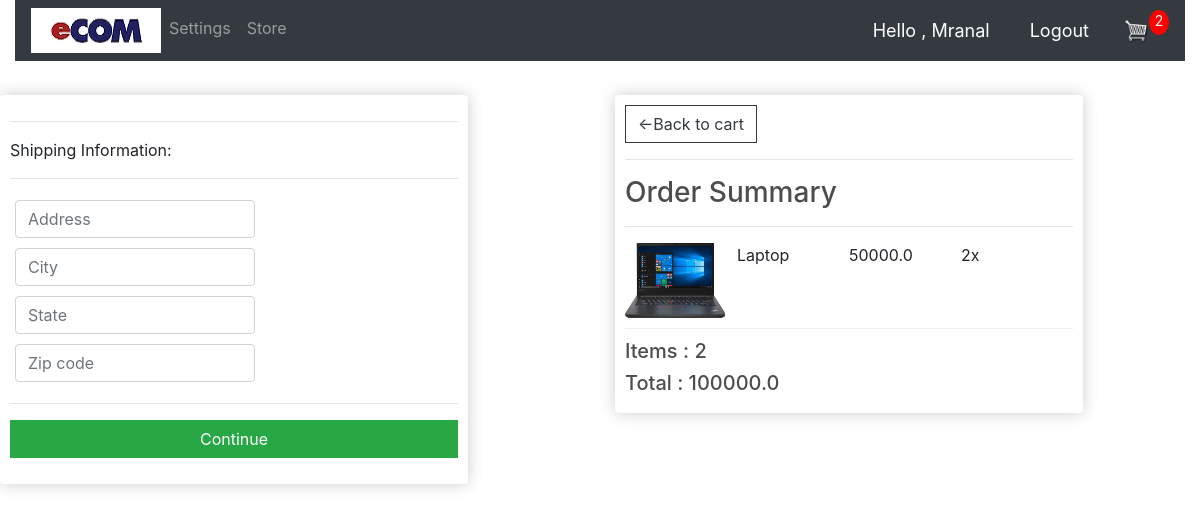
The page /checkout (signed in) on the database its author committed.
### ecom/models.py (models this page shows, shortened)
class OrderItem(models.Model):
	product = models.ForeignKey(Product, on_delete=models.SET_NULL, null=True)
	order = models.ForeignKey(Order, on_delete=models.SET_NULL, null=True)
	quantity = models.IntegerField(default=0, null=True, blank=True)
	date_added = models.DateTimeField(auto_now_add=True)
	@property
	def get_total(self):
		total = self.product.price * self.quantity
		return total
	def __str__(self):
		return str(self.product)

class Product(models.Model):
	name = models.CharField(max_length=200)
	price = models.FloatField()
	digital = models.BooleanField(default=False, null=True, blank=True)
	img = models.ImageField(null = True)
	def __str__(self):
		return str(self.name)

class Order(models.Model):
	customer = models.ForeignKey(Customer, on_delete=models.SET_NULL, null=True, blank=True)
	date_ordered = models.DateTimeField(auto_now_add=True)
	complete = models.BooleanField(default=False)
	transaction_id = models.CharField(max_length=100, null=True)
	@property
	def shipping(self):
		shipping = False
		order_item = self.orderitem_set.all()
		for i in order_item:
			if i.product.digital == False:
				shipping = True
		return shipping
	@property
	def get_cart_total(self):
		order_item = self.orderitem_set.all()
		print('Order Item :', order_item)
		total = sum(item.get_total for item in order_item)
		return total
	@property
	def get_cart_total_item(self):
		order_item = self.orderitem_set.all()
		total = sum(item.quantity for item in order_item)
		return total

### ecom/views.py (the view)
# urls.py: path('checkout', views.checkout, name = 'checkout'),
def checkout(request):
    data = cartData(request)
    cartItems = data['cartItems']
    order = data['order']
    items = data['items']
    return render(request, 'checkout.html', {'items':items, 'order':order, 'cartItems':cartItems, 'shipping' :False })

### ecom/utils.py (called while the page is built)
def cartData(request):
	if request.user.is_authenticated:
		customer = request.user.customer
		order, created = Order.objects.get_or_create(customer=customer, complete=False)
		items = order.orderitem_set.all()
		print('Items :', items)
		cartItems = order.get_cart_total_item
	else:
		cookieData = cookieCart(request)
		cartItems = cookieData['cartItems']
		order = cookieData['order']
		items = cookieData['items']
	return {'cartItems':cartItems ,'order':order, 'items':items}

### templates/checkout.html (shortened to what this page needs)
{% extends 'main.html' %}
{% block content %}
{% include 'navbar.html' %}
<br>
<div class = 'row'>
    <div class = 'col-lg-6'>
        <div class = 'box-element' id = 'form-wrapper'>
            <form id = 'form'>
                <div id = 'shipping-info'>
                    <hr>
				    <p>Shipping Information:</p>
				    <hr>
                    <div class = 'form-field'>
                        <input class = 'form-control' type = 'text' name = 'address' placeholder = 'Address' required>
                    </div>
                    <div class = 'form-field'>
                        <input class = 'form-control' type = 'text' name = 'city' placeholder = 'City' required>
                    </div>
                    <div class = 'form-field'>
                        <input class = 'form-control' type = 'text' name = 'state' placeholder = 'State' required>
                    </div>
                    <div class = 'form-field'>
                        <input class = 'form-control' type = 'text' name = 'zipcode' placeholder = 'Zip code' required>
                    </div>
                </div>
                <hr>
                <input id = 'form-button' class = 'btn btn-success btn-block' type = 'submit' value = 'Continue'>
            </form>
        </div>
        <br>
    </div>
    <div class = 'col-lg-6'>
        <div class = 'box-element'>
            <a class = 'btn btn-outline-dark' href = "{% url 'cart' %}">&#x2190;Back to cart</a>
            <hr>
            <h3>Order Summary</h3>
            <hr>
            {% for item in items %}
            <div class='cart-row'>
                <div style = "flex:2"><img class = "row-image" src = "{{item.product.img.url}}"></div>
                <div style = "flex:2"><p>{{item.product.name}}</p></div>
                <div style = "flex:2"><p>{{item.product.price}}</p></div>
                <div style = "flex:2"><p>{{item.quantity}}x</p></div>
            </div>
            {% endfor %}
            <h5>Items : {{order.get_cart_total_item}}</h5>
            <h5>Total : {{order.get_cart_total}}</h5>
        </div>
    </div>
</div>
{% endblock %}

### templates/navbar.html (shortened to what this page needs)
{% load static %}
<nav class="navbar navbar-expand-lg navbar-dark bg-dark">
    <div class="collapse navbar-collapse" id="navbarNav">
      <ul class="navbar-nav">
        <li class="">
          <img class="ecom" src = "{% static 'images/ecom.png' %}" >
        </li>
        {% if request.user.customer %}
        <li class="nav-item">
          <a class="nav-link" href="{% url 'setting' %}">Settings</a>
        </li>
        {% endif %}
        <li class="nav-item">
          <a class="nav-link" href="{% url 'store' %}">Store</a>
        </li>
      </ul>
    </div>
      {% if request.user.customer or request.user.is_staff %}
      <span class = 'hello'>Hello , {{request.user|title}}</span>
        <a class="hello" href="{% url 'logout' %}">Logout</a>
        {% else %}
        <div class="form-inline my-2 my-lg-0">
          <a href="{% url 'login' %}" class="btn btn-warning">Login</a> &nbsp; &nbsp;
          <a href="{% url 'register' %}" class="btn btn-warning">Signup</a>
          {% endif %}
          <a href="{% url 'cart' %}"><img  id="cart-icon" src="{% static 'images/cart.png' %}"></a>
          <p id="cart-total">{{cartItems}}</p>
        </div>

### static/css/main.css (style rules this page uses)
.box-element { box-shadow:hsl(0, 0%, 80%) 0 0 16px; background-color: #fff; border-radius: 4px; padding: 10px; width: 80%; }
h1,h2,h3,h4,h5,h6 { color:hsl(0, 0%, 30%); }
#cart-icon { width:25px; display: inline-block; margin-left: 15px; }
#cart-total { display: block; text-align: center; color:#fff; background-color: red; width: 20px; height: 25px; border-radius: 50%; font-size: 14px; }
.col-lg-4, .col-lg-6, .col-lg-8, .col-lg-12 { margin-top: 10px; }
.btn { border-radius: 0; }
.row-image { width: 100px; }
.form-field { width:250px; display: inline-block; padding: 5px; }
.cart-row { display: flex; align-items: flex-stretch; padding-bottom: 10px; margin-bottom: 10px; border-bottom: 1px solid #ececec; }

### templates/navbar.html (style rules this page uses)
.hello { font-size: 18px; color:white; margin-right: 20px; }
#cart-icon { width:25px; display: inline-block; margin-left: 15px; }

### rows shown on the page
OrderItem: product.img (picture), product.name "Laptop", product.price "50000.0", quantity "2"
Order: get_cart_total_item "2", get_cart_total "100000.0"

### other values the page prints
{{ request.user|title }} "Mranal"
{{ cartItems }} "2"
